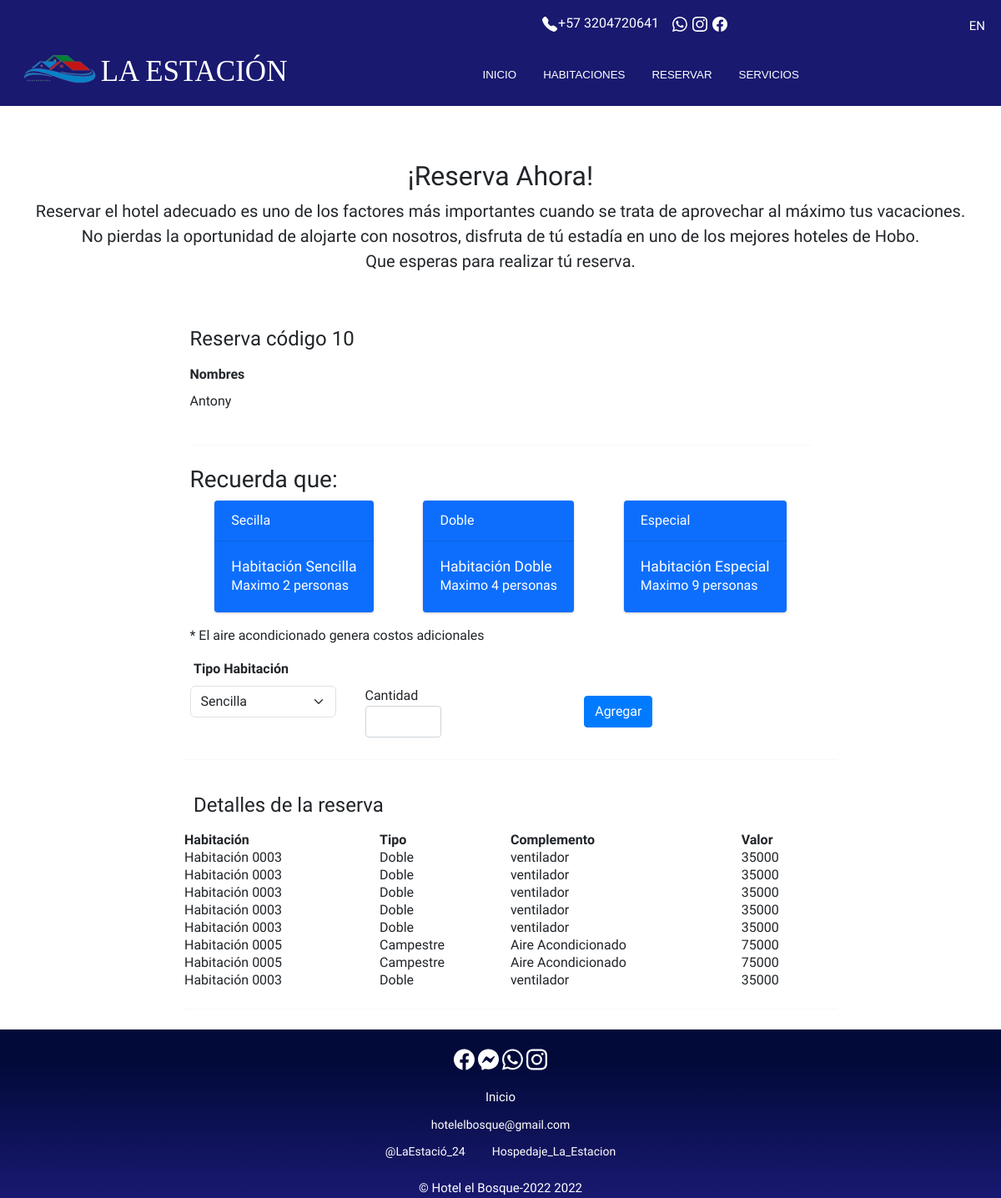
Screenshot of /reser/Reservar/10/ with the database file from the repository.
### reserva/models.py (models this page shows, shortened)
class Reserva(models.Model):
    nombres=models.CharField(max_length=45, verbose_name="Nombres", blank=True)
    apellidos=models.CharField(max_length=45, verbose_name="Apellidos", blank=True)
    numeroDocumento=models.CharField(max_length=45, verbose_name="Cédula de Ciudadanía", blank=True)
    telefono=models.CharField(max_length=15, verbose_name="Teléfono", blank=True)
    correo = models.EmailField(verbose_name='Correo electrónico', null=True, blank=True)
    fechaIngreso=models.DateField(verbose_name="Check-In", help_text=u"MM/DA/AAAA",null=True, blank=True)
    fechaSalida=models.DateField(verbose_name="Check-Out", help_text=u"MM/DA/AAAA",null=True,  blank=True)
    valorReserva=models.BigIntegerField(validators=[MinValueValidator(0)], verbose_name="Valor Reserva",null=True,  blank=True)
    class metodoPago(models.TextChoices):
        Efectivo='Efectivo', _('Efectivo')
        TransferenciaBancaria='Transferencia Bancaria', _('Transferencia Bancaria')
    metodoPago=models.CharField(max_length=30, choices=metodoPago.choices, default=metodoPago.Efectivo, verbose_name="Método de Pago")
    class Estado(models.TextChoices):
        ACTIVO='1', _('Activo')
        INACTIVO='0', _('Inactivo')
    estado=models.CharField(max_length=1, choices=Estado.choices, default=Estado.ACTIVO, verbose_name="Estado")

class DetalleReserva(models.Model):
    habitacion=models.ForeignKey(Habitacion, on_delete=models.CASCADE, verbose_name="Habitacion")
    reserva=models.ForeignKey(Reserva, on_delete=models.CASCADE, verbose_name="Reserva")

### habitacion/models.py (models this page shows)
class Habitacion(models.Model):
    numeroHabitacion = models.CharField(
        max_length=4, verbose_name="Numero de Habitacion")
    class Estado(models.TextChoices):
        ACTIVO = '1', _('Activo')
        INACTIVO = '0', _('Inactivo')
    estado = models.CharField(
        max_length=1, choices=Estado.choices, default=Estado.ACTIVO, verbose_name="Estado")
    class Disponibilidad(models.TextChoices):
        DISPONIBLE = 'Disponible', _('Disponible')
        OCUPADA = 'Ocupada', _('Ocupada')
    disponibilidad = models.CharField(max_length=10, choices=Disponibilidad.choices,
                                      default=Disponibilidad.DISPONIBLE, verbose_name="Disponibilidad")
    tipoHabitacion = models.ForeignKey(
        TipoHabitacion, on_delete=models.CASCADE, verbose_name="Tipo Habitacion")
    class Sede(models.TextChoices):
        ESTACION = 'estacion', _('La Estación')
        BOSQUE = 'bosque', _('El Bosque')
    sede = models.CharField(
        max_length=8, choices=Sede.choices, default=Sede.ESTACION, verbose_name="Sede")
    def __str__(self):
        return "Habitación %s" % (self.numeroHabitacion)

class TipoHabitacion(models.Model):
    class NombreTipoHabitacion(models.TextChoices):
        Sencilla = 'Sencilla', _('Sencilla')
        Doble = 'Doble', _('Doble')
        Campestre = 'Campestre', _('Campestre')
    nombreTipoHabitacion = models.CharField(max_length=10, choices=NombreTipoHabitacion.choices,
                                            default=NombreTipoHabitacion.Sencilla, verbose_name="Nombre Tipo de Habitacion")
    complementosTipoHabitacion = models.CharField(
        max_length=50, verbose_name="Complementos Tipo Habitacion")
    valorTipoHabitacion = models.IntegerField(
        verbose_name="Valor Tipo Habitacion")
    descripcionTipoHabitacion = models.CharField(
        max_length=200, verbose_name="Descripcion Tipo Habitacion")
    capacidad = models.CharField(max_length=45, verbose_name="Capacidad")
    class Estado(models.TextChoices):
        ACTIVO = '1', _('Activo')
        INACTIVO = '0', _('Inactivo')
    estado = models.CharField(
        max_length=1, choices=Estado.choices, default=Estado.ACTIVO, verbose_name="Estado")
    def __str__(self):
        return "%s " % (self.nombreTipoHabitacion)

### reserva/views.py (the view, shortened to what this page needs)
# urls.py: path('Reservar/',abrir_reserva_usuario,name="reservar-formulario"),
def abrir_reserva_usuario(request, pk=None):
    titulo = "Crear Reservas"
    form = None
    reservas = DetalleReserva.objects.filter(reserva_id=pk)
    if pk:
        reserva = Reserva.objects.get(id=pk)
    else:
        reserva = None
    context = {
        'titulo': titulo,
        'form': form,
        'reserva': reserva,
        'reservas': reservas
    }
    return render(request, 'reserva/reservar-formulario.html', context)

### General/templates/reserva/reservar-formulario.html (shortened to what this page needs)
{% extends 'partials/body.html' %}
{% load static %}
{% block contenido %}
<div class="container pt-5">
  <main>
    <div class="py-5 text-center">
      <h2 class="pt-5">¡Reserva Ahora!</h2>
      <p class="lead">Reservar el hotel adecuado es uno de los factores más importantes cuando se trata de aprovechar al
        máximo tus vacaciones.
        <br class="lead"> No pierdas la oportunidad de alojarte con nosotros, disfruta de tú estadía en uno de los
        mejores hoteles de Hobo. <br> Que esperas para realizar tú reserva.
      </p>
    </div>
    <div class="row g-5 justify-content-center">
      {% if reserva %}
      <div class="col-md-7 col-lg-8">
        <h4 class="mb-3">Reserva código {{reserva.id}}</h4>
        <div class="row g-3">
          <div class="col-sm-6">
            <label for="firstName" class="form-label">Nombres</label>
            <p>{{reserva.nombres}}</p>
          </div>
      </div>
        {% endif %}
        {% if reserva %}
        <hr class="my-4">
        <h3>Recuerda que:</h3>
        <div class="d-flex justify-content-around">
          <div class="card text-bg-primary mb-3" style="max-width: 18rem;">
            <div class="card-header">Secilla</div>
            <div class="card-body">
              <h5 class="card-title">Habitación Sencilla</h5>
              <p class="card-text">Maximo 2 personas</p>
            </div>
          </div>
          <div class="card text-bg-primary mb-3" style="max-width: 18rem;">
            <div class="card-header">Doble</div>
            <div class="card-body">
              <h5 class="card-title">Habitación Doble</h5>
              <p class="card-text">Maximo 4 personas</p>
            </div>
          </div>
          <div class="card text-bg-primary mb-3" style="max-width: 18rem;">
            <div class="card-header">Especial</div>
            <div class="card-body">
              <h5 class="card-title">Habitación Especial</h5>
              <p class="card-text">Maximo 9 personas</p>
            </div>
          </div>
        </div>
        <p>* El aire acondicionado genera costos adicionales</p>
        <form method="POST">
          <div class="row">
            <label for="habitacion" class="form-label">Tipo Habitación</label>
            <div class="col-md-3">
              <select class="form-select" id="habitacion" required="" name="habitacion">
                <option value="Sencilla">Sencilla</option>
              </select>
            </div>
            <div class="col-md-2 d-flex flex-row-reverse align-items-center">
              <div class="form-check form-switch">
                <label class="form-check-label" for="cantidad">Cantidad</label>
                <input  class="form-control"  type="number" id="cantidad" name="cantidad">
              </div>
            </div>
            <div class="col-md-4 d-flex flex-row-reverse align-items-center">
              <div class="form-check form-switch">
                <button class="btn btn-primary" name="agregar-habitacion">Agregar</button>
              </div>
            </div>
            <hr class="my-4">
          </div>
        </form>
        <div class="row">
          <h4 class="mb-3">Detalles de la reserva</h4>
          <table>
            <thead>
              <th>Habitación</th>
              <th>Tipo</th>
              <th>Complemento</th>
              <th>Valor</th>
            </thead>
            <tbody>
              {% for reserva in reservas %}
              <tr>
                <td>{{reserva.habitacion}}</td>
                <td>{{reserva.habitacion.tipoHabitacion}}</td>
                <td>{{reserva.habitacion.tipoHabitacion.complementosTipoHabitacion}}</td>
                <td>{{reserva.habitacion.tipoHabitacion.valorTipoHabitacion}}</td>
              </tr>
              {% endfor %}
            </tbody>
          </table>
          <hr class="my-4">
        </div>
        {% endif %}
      </div>
    </div>
  </main>
  {% endblock contenido %}

### rows the page displays
Reserva: id "10", nombres "Antony"
DetalleReserva: habitacion "Habitación 0003", habitacion.tipoHabitacion "Doble", habitacion.tipoHabitacion.complementosTipoHabitacion "ventilador", habitacion.tipoHabitacion.valorTipoHabitacion "35000"
DetalleReserva: habitacion "Habitación 0003", habitacion.tipoHabitacion "Doble", habitacion.tipoHabitacion.complementosTipoHabitacion "ventilador", habitacion.tipoHabitacion.valorTipoHabitacion "35000"
DetalleReserva: habitacion "Habitación 0003", habitacion.tipoHabitacion "Doble", habitacion.tipoHabitacion.complementosTipoHabitacion "ventilador", habitacion.tipoHabitacion.valorTipoHabitacion "35000"
DetalleReserva: habitacion "Habitación 0003", habitacion.tipoHabitacion "Doble", habitacion.tipoHabitacion.complementosTipoHabitacion "ventilador", habitacion.tipoHabitacion.valorTipoHabitacion "35000"
DetalleReserva: habitacion "Habitación 0003", habitacion.tipoHabitacion "Doble", habitacion.tipoHabitacion.complementosTipoHabitacion "ventilador", habitacion.tipoHabitacion.valorTipoHabitacion "35000"
DetalleReserva: habitacion "Habitación 0005", habitacion.tipoHabitacion "Campestre", habitacion.tipoHabitacion.complementosTipoHabitacion "Aire Acondicionado", habitacion.tipoHabitacion.valorTipoHabitacion "75000"
DetalleReserva: habitacion "Habitación 0005", habitacion.tipoHabitacion "Campestre", habitacion.tipoHabitacion.complementosTipoHabitacion "Aire Acondicionado", habitacion.tipoHabitacion.valorTipoHabitacion "75000"
DetalleReserva: habitacion "Habitación 0003", habitacion.tipoHabitacion "Doble", habitacion.tipoHabitacion.complementosTipoHabitacion "ventilador", habitacion.tipoHabitacion.valorTipoHabitacion "35000"
